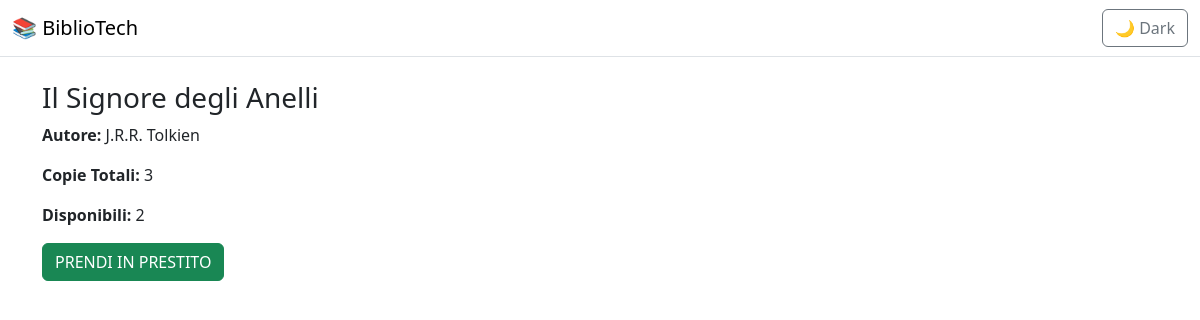
The page /root/src/libro.php?id=4 (signed in) on the database its author committed.
### tables this page shows
CREATE TABLE libri (
    id INT AUTO_INCREMENT PRIMARY KEY,
    titolo VARCHAR(255) NOT NULL,
    autore VARCHAR(255) NOT NULL,
    copie_totali INT NOT NULL CHECK (copie_totali >= 0),
    copie_disponibili INT NOT NULL CHECK (copie_disponibili >= 0),
    created_at TIMESTAMP DEFAULT CURRENT_TIMESTAMP,
    CONSTRAINT chk_copie_coerenza 
        CHECK (copie_disponibili <= copie_totali)
);

### root/src/libro.php (the view, shortened to what this page needs)
<?php
require 'config.php';
$stmt = $pdo->prepare("SELECT * FROM libri WHERE id=?");
$stmt->execute([$_GET['id']]);
$libro = $stmt->fetch();
?>
<?php include 'header.php'; ?>
<div class="container mt-4">
<h3><?= htmlspecialchars($libro['titolo']) ?></h3>
<p><strong>Autore:</strong> <?= htmlspecialchars($libro['autore']) ?></p>
<p><strong>Copie Totali:</strong> <?= $libro['copie_totali'] ?></p>
<p><strong>Disponibili:</strong> <?= $libro['copie_disponibili'] ?></p>
<?php if ($libro['copie_disponibili'] > 0): ?>
<a href="prestito.php?id=<?= $libro['id'] ?>" class="btn btn-success">
PRENDI IN PRESTITO
</a>
<?php else: ?>
<button class="btn btn-secondary" disabled>Non disponibile</button>
<?php endif; ?>
</div>
</body>
</html>

### rows shown on the page
libri: titolo "Il Signore degli Anelli", autore "J.R.R. Tolkien", copie_totali "3", copie_disponibili "2"
